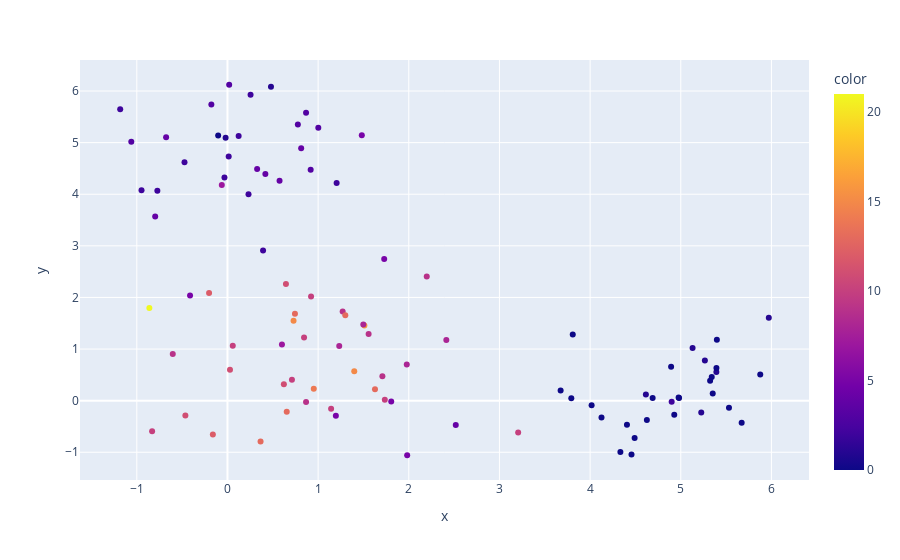

Notebook code cell kept with this figure:
### Code cell
(px.scatter(x=X_1,y=X_2,color=S))
